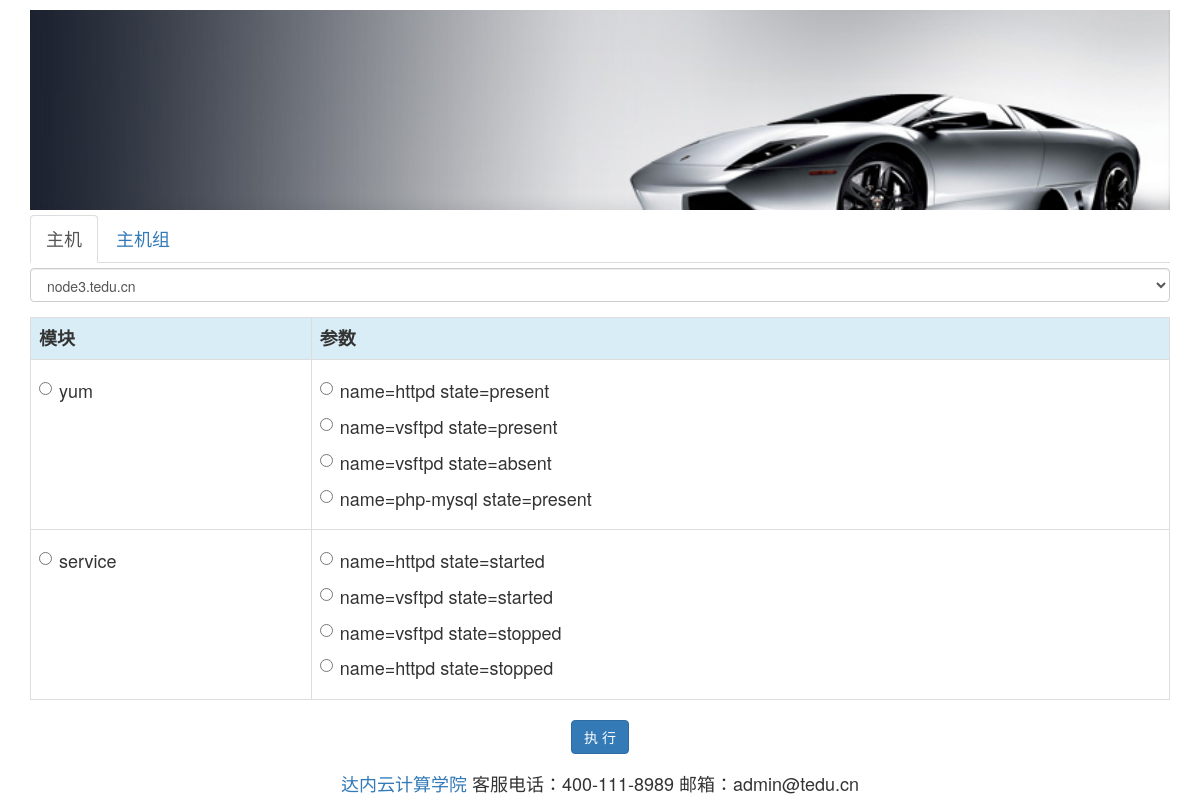
/webansi/tasks/, run on the app's committed database.
### webansi/models.py (models this page shows, shortened)
class AnsibleModule(models.Model):
    mod_name = models.CharField(max_length=30)

class ModuleArg(models.Model):
    arg_text = models.CharField(max_length=100)
    mod = models.ForeignKey(AnsibleModule, on_delete=models.CASCADE)

### webansi/views.py (the view, shortened to what this page needs)
def tasks(request):
    hosts = Host.objects.all()
    groups = HostGroup.objects.all()
    mods = AnsibleModule.objects.all()
    return render(request, 'tasks.html', {'hosts': hosts, 'groups': groups, 'mods': mods})

### webansi/templates/tasks.html (shortened to what this page needs)
{% extends 'base.html' %}
{% load staticfiles %}
{% block content %}
<ul class="nav nav-tabs" style="margin-top: 5px;">
    <li class="active"><a href="#allhosts" data-toggle="tab">主机</a></li>
    <li><a href="#allgroups" data-toggle="tab">主机组</a></li>
</ul>
<div class="tab-content" style="margin: 5px 0 20px 0;">
    <div class="tab-pane fade in active" id="allhosts">
        <form action="" method="post" role="form">
            <div class="form-group">
                <select name="ip" class="form-control">
                    {% for host in hosts %}
                        <option value="{{ host.ipaddr }}">{{ host.hostname }}</option>
                    {% endfor %}
                </select>
            </div>
            <table class="table table-bordered">
                <tr class="info">
                    <th>模块</th>
                    <th>参数</th>
                </tr>
                {% for m in mods %}
                    <tr>
                        <td>
                            <div class="radio">
                                <label><input type="radio" name="mod" value="{{ m.mod_name }}">{{ m.mod_name }}</label>
                            </div>
                        </td>
                        <td>
                            <ul class="list-unstyled">
                                {% for a in m.modulearg_set.all %}
                                    <li>
                                        <div class="radio">
                                            <label><input type="radio" name="arg" value="{{ a.arg_text }}">{{ a.arg_text }}</label>
                                        </div>
                                    </li>
                                {% endfor %}
                            </ul>
                        </td>
                    </tr>
                {% endfor %}
            </table>
            <div class="text-center">
                <input class="btn btn-primary" type="submit" value="执 行">
            </div>
        </form>
    </div>
</div>
{% endblock %}

### webansi/templates/base.html (shortened to what this page needs)
{% load staticfiles %}
<!DOCTYPE html>
<html lang="en">
<head>
    <link rel="stylesheet" href="{% static 'css/bootstrap.min.css' %}">
</head>
<body>
<div class="container h4">
    <div class="banner"></div>
    <div class="main">{% block content %}{% endblock %}</div>
    <div class="footer text-center">
        <a href="http://linux.tedu.cn/" target="_blank">达内云计算学院</a> 客服电话：400-111-8989 邮箱：admin@tedu.cn
    </div>
</div>
</body>
</html>

### data on the page
AnsibleModule: mod_name "yum"
ModuleArg: arg_text "name=httpd state=present"
ModuleArg: arg_text "name=vsftpd state=present"
ModuleArg: arg_text "name=vsftpd state=absent"
ModuleArg: arg_text "name=php-mysql state=present"
AnsibleModule: mod_name "service"
ModuleArg: arg_text "name=httpd state=started"
ModuleArg: arg_text "name=vsftpd state=started"
ModuleArg: arg_text "name=vsftpd state=stopped"
ModuleArg: arg_text "name=httpd state=stopped"

### other printed values
form field ip "node3.tedu.cn"
